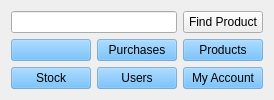
      <widget class="QWidget" name="main_page">
       <layout class="QVBoxLayout" name="verticalLayout_3">
        <item>
         <layout class="QHBoxLayout" name="horizontalLayout_2">
          <item>
           <widget class="QLineEdit" name="txtProdSearch"/>
          </item>
          <item>
           <widget class="QPushButton" name="btnFindProd">
            <property name="text">
             <string>Find Product</string>
            </property>
            <property name="icon">
             <iconset resource="resources.qrc">
              <normaloff>:/files/images/icons/search.ico</normaloff>:/files/images/icons/search.ico</iconset>
            </property>
           </widget>
          </item>
         </layout>
        </item>
        <item>
         <layout class="QGridLayout" name="gridLayout">
          <item row="0" column="0">
           <widget class="QPushButton" name="btnSalesTile">
            <property name="sizePolicy">
             <sizepolicy hsizetype="Expanding" vsizetype="Expanding">
              <horstretch>0</horstretch>
              <verstretch>0</verstretch>
             </sizepolicy>
            </property>
            <property name="styleSheet">
             <string notr="true">
background-color: rgba(81, 173, 246,0.5);</string>
            </property>
            <property name="text">
             <string/>
            </property>
            <property name="icon">
             <iconset resource="resources.qrc">
              <normaloff>:/files/images/icons/sales.ico</normaloff>:/files/images/icons/sales.ico</iconset>
            </property>
            <property name="iconSize">
             <size>
              <width>132</width>
              <height>132</height>
             </size>
            </property>
           </widget>
          </item>
          <item row="0" column="1">
           <widget class="QPushButton" name="btnPurchasesTile">
            <property name="sizePolicy">
             <sizepolicy hsizetype="Expanding" vsizetype="Expanding">
              <horstretch>0</horstretch>
              <verstretch>0</verstretch>
             </sizepolicy>
            </property>
            <property name="styleSheet">
             <string notr="true"> 
background-color: rgba(81, 173, 246,0.5);</string>
            </property>
            <property name="text">
             <string>Purchases</string>
            </property>
            <property name="icon">
             <iconset resource="resources.qrc">
              <normaloff>:/files/images/icons/purchases.ico</normaloff>:/files/images/icons/purchases.ico</iconset>
            </property>
            <property name="iconSize">
             <size>
              <width>132</width>
              <height>132</height>
             </size>
            </property>
           </widget>
          </item>
          <item row="0" column="2">
           <widget class="QPushButton" name="btnProductsTile">
            <property name="sizePolicy">
             <sizepolicy hsizetype="Expanding" vsizetype="Expanding">
              <horstretch>0</horstretch>
              <verstretch>0</verstretch>
             </sizepolicy>
            </property>
            <property name="styleSheet">
             <string notr="true"> 
background-color: rgba(81, 173, 246,0.5);</string>
            </property>
            <property name="text">
             <string>Products</string>
            </property>
            <property name="icon">
             <iconset resource="resources.qrc">
              <normaloff>:/files/images/icons/products.ico</normaloff>:/files/images/icons/products.ico</iconset>
            </property>
            <property name="iconSize">
             <size>
              <width>132</width>
              <height>132</height>
             </size>
            </property>
           </widget>
          </item>
          <item row="1" column="0">
           <widget class="QPushButton" name="btnStockTile">
            <property name="sizePolicy">
             <sizepolicy hsizetype="Expanding" vsizetype="Expanding">
              <horstretch>0</horstretch>
              <verstretch>0</verstretch>
             </sizepolicy>
            </property>
            <property name="styleSheet">
             <string notr="true">
background-color: rgba(81, 173, 246,0.5);</string>
            </property>
            <property name="text">
             <string>Stock</string>
            </property>
            <property name="icon">
             <iconset resource="resources.qrc">
              <normaloff>:/files/images/icons/stock1.ico</normaloff>:/files/images/icons/stock1.ico</iconset>
            </property>
            <property name="iconSize">
             <size>
              <width>132</width>
              <height>132</height>
             </size>
            </property>
           </widget>
          </item>
          <item row="1" column="1">
           <widget class="QPushButton" name="btnUsersTile">
            <property name="sizePolicy">
             <sizepolicy hsizetype="Expanding" vsizetype="Expanding">
              <horstretch>0</horstretch>
              <verstretch>0</verstretch>
             </sizepolicy>
            </property>
            <property name="styleSheet">
             <string notr="true">
background-color: rgba(81, 173, 246,0.5);</string>
            </property>
            <property name="text">
             <string>Users</string>
            </property>
            <property name="icon">
             <iconset resource="resources.qrc">
              <normaloff>:/files/images/icons/users.ico</normaloff>:/files/images/icons/users.ico</iconset>
            </property>
            <property name="iconSize">
             <size>
              <width>132</width>
              <height>132</height>
             </size>
            </property>
           </widget>
          </item>
          <item row="1" column="2">
           <widget class="QPushButton" name="btnMyAccount">
            <property name="sizePolicy">
             <sizepolicy hsizetype="Expanding" vsizetype="Expanding">
              <horstretch>0</horstretch>
              <verstretch>0</verstretch>
             </sizepolicy>
            </property>
            <property name="styleSheet">
             <string notr="true">
background-color: rgba(81, 173, 246,0.5);</string>
            </property>
            <property name="text">
             <string>My Account</string>
            </property>
            <property name="icon">
             <iconset resource="resources.qrc">
              <normaloff>:/files/images/icons/my account.ico</normaloff>:/files/images/icons/my account.ico</iconset>
            </property>
            <property name="iconSize">
             <size>
              <width>132</width>
              <height>132</height>
             </size>
            </property>
           </widget>
          </item>
         </layout>
        </item>
       </layout>
      </widget>
